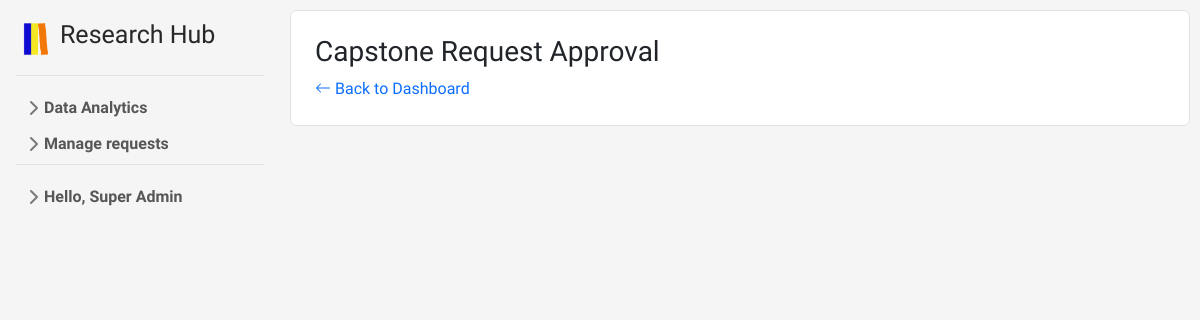
The app's page /f/supadmin/capstone_reqs.php (signed in), older data.
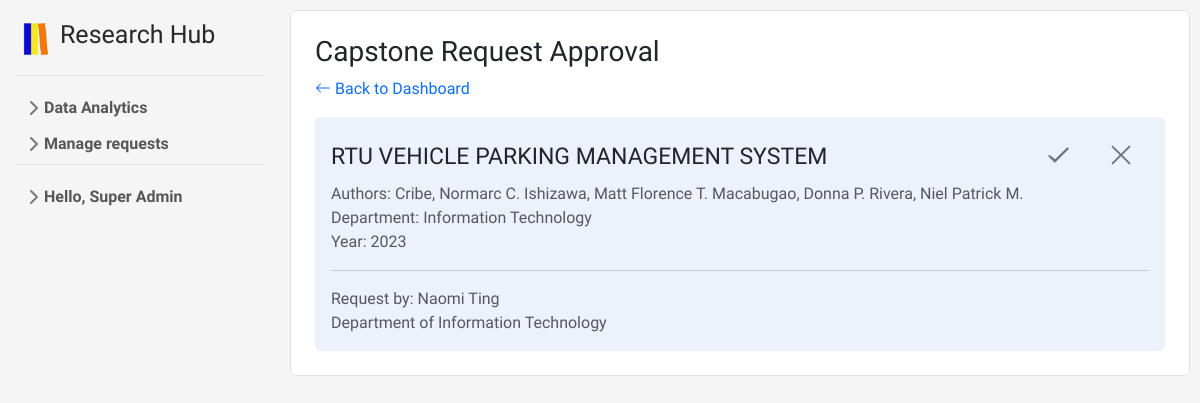
The same page, newer data.
### tables this page shows
CREATE TABLE `studies` (
  `id` int(11) NOT NULL,
  `title` longtext NOT NULL,
  `authors` varchar(500) NOT NULL,
  `abstract` varchar(2000) NOT NULL,
  `year` varchar(5) NOT NULL,
  `adviser` int(11) NOT NULL,
  `dept` varchar(50) NOT NULL,
  `filename` varchar(255) NOT NULL,
  `keywords` longtext NOT NULL,
  `contributor` int(11) NOT NULL,
  `verified` int(11) NOT NULL,
  `popularity` int(11) NOT NULL DEFAULT 0
);

### f/supadmin/capstone_reqs.php (the view, shortened to what this page needs)
<?php
include '../includes/header.php';
include '../includes/sidebarSupadmin.php';
echo "<link rel='stylesheet' type='text/css' href='../css/aDashStyle.css'>";
echo "<link rel='stylesheet' type='text/css' href='../css/scrollbar.css'>";
try {
    $stmt = $pdo->prepare("SELECT * FROM studies WHERE verified = 0");
    $stmt->execute();
    $studies = $stmt->fetchAll(PDO::FETCH_ASSOC);
} catch (PDOException $e) {
    echo $e->getMessage();
}
?>
<div id="content">
    <ul class="list-group">
        <li class="list-group-item p-4">
            <h3>Capstone Request Approval</h3>
            <a href="aDashboard.php" class="text-decoration-none">
                <svg xmlns="http://www.w3.org/2000/svg" width="16" height="16" fill="currentColor" class="bi bi-arrow-left" viewBox="0 0 16 16">
                    <path fill-rule="evenodd" d="M15 8a.5.5 0 0 0-.5-.5H2.707l3.147-3.146a.5.5 0 1 0-.708-.708l-4 4a.5.5 0 0 0 0 .708l4 4a.5.5 0 0 0 .708-.708L2.707 8.5H14.5A.5.5 0 0 0 15 8"/>
                </svg>
                Back to Dashboard
            </a>
            <?php foreach ($studies as $study): ?>
                <ul style="list-style-type: none; " class="p-3 rounded ulInside mt-3">
                    <li class="list-group-item-title d-flex">
                        <?php $title = $study['title'];
                            if (strlen($title) > 50) {
                                $words = explode(' ', $title);
                                $new_title = '';
                                $line_length = 0;
                                foreach ($words as $word) {
                                    if ($line_length + strlen($word) > 50) {
                                        $new_title .= '<br>' . $word . ' ';
                                        $line_length = strlen($word) + 1;
                                    } else {
                                        $new_title .= $word . ' ';
                                        $line_length += strlen($word) + 1;
                                    }
                                }
                                echo $new_title;
                            } else {
                                echo $title;
                            }
                        ?>
                        <div class="ml-auto">
                            <button title="Accept" type="button" name="accept" class="btn btn-link text-secondary" data-bs-toggle="modal" data-bs-target="#check_<?php echo $study['id']; ?>">
                                <svg xmlns="http://www.w3.org/2000/svg" width="30" height="30" fill="currentColor" class="bi bi-check" viewBox="0 0 16 16">
                                    <path d="M13.146 4.146a.5.5 0 0 1 0 .708l-7 7a.5.5 0 0 1-.708 0l-3-3a.5.5 0 1 1 .708-.708L6 10.293l6.146-6.147a.5.5 0 0 1 .708 0z"/>
                                </svg>
                            </button>
                            <button title="Decline" type="button" name="decline" class="btn btn-link text-secondary" data-bs-toggle="modal" data-bs-target="#decline_<?php echo $admins['id']; ?>">
                            </button>
                        </div>
                    </li>
                    <div class="text-muted">
                        <li>Authors: <?php echo $study['authors']; ?></li>
                        <li>Department: <?php echo $study['dept']; ?></li>
                        <li>Year: <?php echo $study['year']; ?></li>
                        <hr>
                        <li>Request by: Naomi Ting</li>
                        <li>Department of Information Technology</li>
                    </div>
                </ul>
            <?php endforeach; ?>
        </li>
    </ul>
</div>

Row changes from the older to the newer data that the page shows:
added studies: title "RTU VEHICLE PARKING MANAGEMENT SYSTEM", authors "Cribe, Normarc C. Ishizawa, Matt Florence T. Macabugao, Donna P. Rivera, Niel Patrick M.", dept "Information Technology", year "2023"
